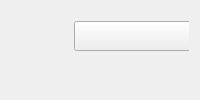
           <widget class="QWidget" name="tab">
            <attribute name="title">
             <string>GUID</string>
            </attribute>
            <layout class="QHBoxLayout" name="horizontalLayout_18" stretch="1,2">
             <item>
              <widget class="QWidget" name="widget_30" native="true">
               <widget class="QWidget" name="widget_29" native="true">
                <property name="geometry">
                 <rect>
                  <x>100</x>
                  <y>320</y>
                  <width>470</width>
                  <height>311</height>
                 </rect>
                </property>
                <property name="minimumSize">
                 <size>
                  <width>470</width>
                  <height>0</height>
                 </size>
                </property>
                <property name="maximumSize">
                 <size>
                  <width>470</width>
                  <height>16777215</height>
                 </size>
                </property>
                <layout class="QHBoxLayout" name="horizontalLayout_15">
                 <property name="spacing">
                  <number>0</number>
                 </property>
                 <property name="leftMargin">
                  <number>0</number>
                 </property>
                 <property name="topMargin">
                  <number>0</number>
                 </property>
                 <property name="rightMargin">
                  <number>0</number>
                 </property>
                 <property name="bottomMargin">
                  <number>0</number>
                 </property>
                 <item>
                  <spacer name="horizontalSpacer_18">
                   <property name="orientation">
                    <enum>Qt::Horizontal</enum>
                   </property>
                   <property name="sizeHint" stdset="0">
                    <size>
                     <width>40</width>
                     <height>20</height>
                    </size>
                   </property>
                  </spacer>
                 </item>
                 <item>
                  <widget class="QTableWidget" name="tableWidget_7">
                   <property name="minimumSize">
                    <size>
                     <width>410</width>
                     <height>300</height>
                    </size>
                   </property>
                   <property name="maximumSize">
                    <size>
                     <width>410</width>
                     <height>300</height>
                    </size>
                   </property>
                   <property name="styleSheet">
                    <string notr="true">QTableWidget{background-color: rgba(255,255,255,0);
			 font: 25 10pt ;
		     color: rgb(245, 22, 22);
			 
			}&quot;

</string>
                   </property>
                   <property name="showGrid">
                    <bool>false</bool>
                   </property>
                   <property name="columnCount">
                    <number>2</number>
                   </property>
                   <attribute name="horizontalHeaderVisible">
                    <bool>false</bool>
                   </attribute>
                   <attribute name="horizontalHeaderDefaultSectionSize">
                    <number>200</number>
                   </attribute>
                   <attribute name="horizontalHeaderMinimumSectionSize">
                    <number>200</number>
                   </attribute>
                   <attribute name="verticalHeaderDefaultSectionSize">
                    <number>37</number>
                   </attribute>
                   <attribute name="verticalHeaderMinimumSectionSize">
                    <number>37</number>
                   </attribute>
                   <row>
                    <property name="text">
                     <string/>
                    </property>
                   </row>
                   <row>
                    <property name="text">
                     <string/>
                    </property>
                   </row>
                   <row>
                    <property name="text">
                     <string/>
                    </property>
                   </row>
                   <row>
                    <property name="text">
                     <string/>
                    </property>
                   </row>
                   <row>
                    <property name="text">
                     <string/>
                    </property>
                   </row>
                   <row>
                    <property name="text">
                     <string/>
                    </property>
                   </row>
                   <row>
                    <property name="text">
                     <string/>
                    </property>
                   </row>
                   <row>
                    <property name="text">
                     <string/>
                    </property>
                   </row>
                   <column/>
                   <column/>
                  </widget>
                 </item>
                </layout>
               </widget>
               <widget class="QWidget" name="widget_32" native="true">
                <property name="geometry">
                 <rect>
                  <x>30</x>
                  <y>10</y>
                  <width>571</width>
                  <height>301</height>
                 </rect>
                </property>
                <widget class="QPushButton" name="RecButton">
                 <property name="geometry">
                  <rect>
                   <x>120</x>
                   <y>110</y>
                   <width>150</width>
                   <height>150</height>
                  </rect>
                 </property>
                 <property name="minimumSize">
                  <size>
                   <width>150</width>
                   <height>150</height>
                  </size>
                 </property>
                 <property name="maximumSize">
                  <size>
                   <width>150</width>
                   <height>150</height>
                  </size>
                 </property>
                 <property name="text">
                  <string>COM</string>
                 </property>
                </widget>
                <widget class="QPushButton" name="pushButton_7">
                 <property name="geometry">
                  <rect>
                   <x>370</x>
                   <y>20</y>
                   <width>100</width>
                   <height>50</height>
                  </rect>
                 </property>
                 <property name="minimumSize">
                  <size>
                   <width>100</width>
                   <height>50</height>
                  </size>
                 </property>
                 <property name="maximumSize">
                  <size>
                   <width>100</width>
                   <height>50</height>
                  </size>
                 </property>
                 <property name="text">
                  <string>开始接收</string>
                 </property>
                </widget>
                <widget class="QPushButton" name="pushButton_8">
                 <property name="geometry">
                  <rect>
                   <x>370</x>
                   <y>160</y>
                   <width>100</width>
                   <height>50</height>
                  </rect>
                 </property>
                 <property name="minimumSize">
                  <size>
                   <width>100</width>
                   <height>50</height>
                  </size>
                 </property>
                 <property name="maximumSize">
                  <size>
                   <width>100</width>
                   <height>50</height>
                  </size>
                 </property>
                 <property name="text">
                  <string>开始比较</string>
                 </property>
                </widget>
               </widget>
              </widget>
             </item>
             <item>
              <widget class="QWidget" name="widget_31" native="true">
               <widget class="QComboBox" name="comboBox">
                <property name="geometry">
                 <rect>
                  <x>0</x>
                  <y>10</y>
                  <width>150</width>
                  <height>30</height>
                 </rect>
                </property>
                <property name="minimumSize">
                 <size>
                  <width>150</width>
                  <height>30</height>
                 </size>
                </property>
                <property name="maximumSize">
                 <size>
                  <width>150</width>
                  <height>30</height>
                 </size>
                </property>
                <item>
                 <property name="text">
                  <string/>
                 </property>
                </item>
                <item>
                 <property name="text">
                  <string>GUID1</string>
                 </property>
                </item>
                <item>
                 <property name="text">
                  <string>GUID2</string>
                 </property>
                </item>
               </widget>
               <widget class="QWidget" name="layoutWidget">
                <property name="geometry">
                 <rect>
                  <x>60</x>
                  <y>50</y>
                  <width>1102</width>
                  <height>608</height>
                 </rect>
                </property>
                <layout class="QVBoxLayout" name="verticalLayout_5" stretch="3,1">
                 <item>
                  <widget class="QTextBrowser" name="textBrowser_2">
                   <property name="minimumSize">
                    <size>
                     <width>1100</width>
                     <height>300</height>
                    </size>
                   </property>
                   <property name="maximumSize">
                    <size>
                     <width>1100</width>
                     <height>300</height>
                    </size>
                   </property>
                   <property name="styleSheet">
                    <string notr="true">QTextBrowser{ 
background-color: rgb(255,132,139);
border-radius:3px; 
color:rgb(0,0,0);
font: 87 16pt &quot;Arial Black&quot;;


}
</string>
                   </property>
                  </widget>
                 </item>
                 <item>
                  <widget class="QTextBrowser" name="textBrowser_3">
                   <property name="minimumSize">
                    <size>
                     <width>1100</width>
                     <height>200</height>
                    </size>
                   </property>
                   <property name="maximumSize">
                    <size>
                     <width>1100</width>
                     <height>200</height>
                    </size>
                   </property>
                   <property name="styleSheet">
                    <string notr="true">QTextBrowser{ 
background-color: rgb(255,132,139);
border-radius:3px; 
color:rgb(0,0,0);
font: 87 16pt &quot;Arial Black&quot;;


}
</string>
                   </property>
                  </widget>
                 </item>
                </layout>
               </widget>
              </widget>
             </item>
            </layout>
           </widget>
